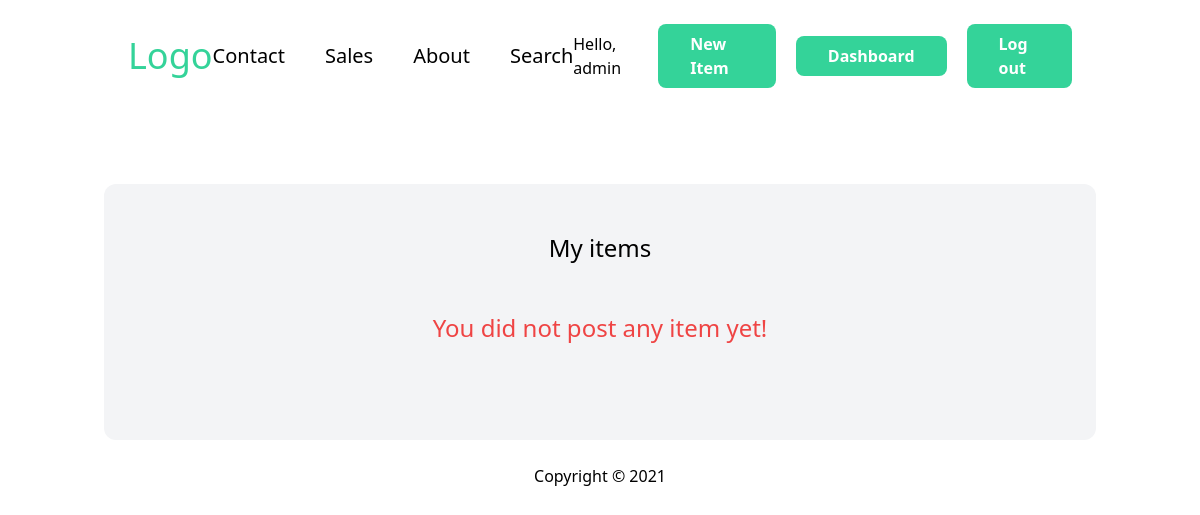
Page /dashboard/ (signed in) on the earlier database version.
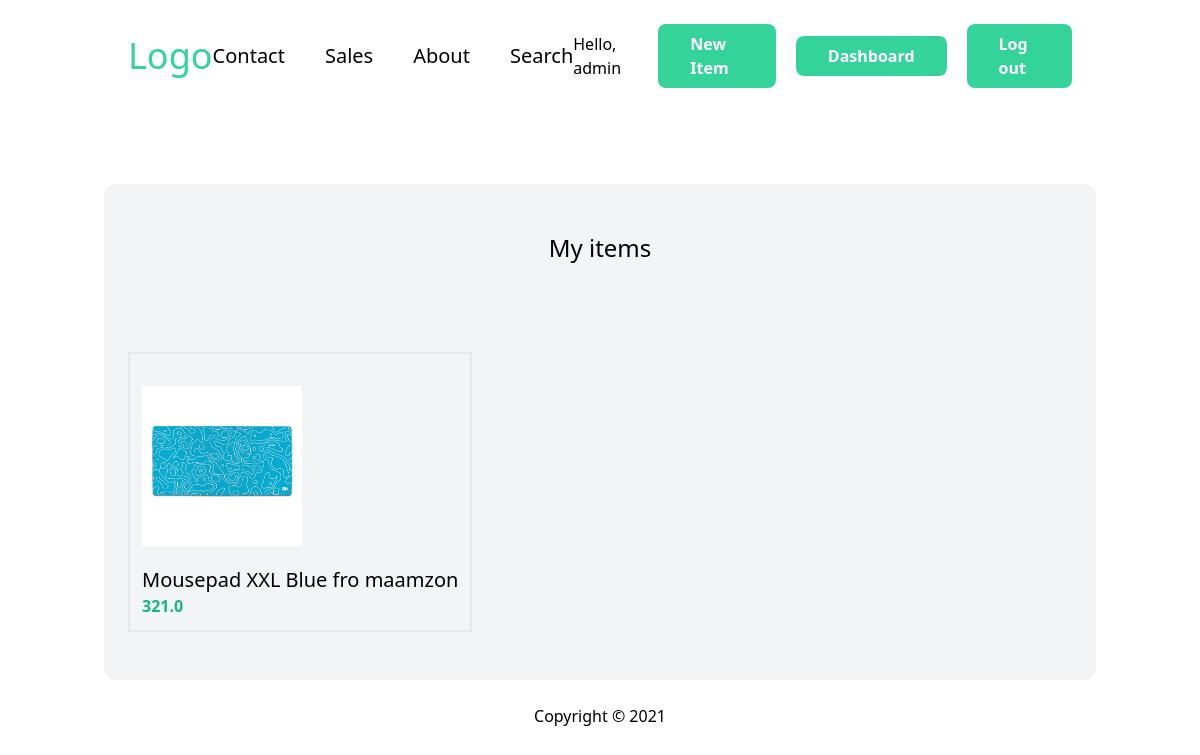
Same page on the later database version.
### item/models.py (models this page shows, shortened)
class Item(models.Model):
    category = models.ForeignKey(Category, on_delete=models.CASCADE)
    name = models.CharField(max_length=100)
    description = models.TextField()
    price = models.FloatField()
    is_sold = models.BooleanField(default=False)
    image = models.ImageField(upload_to='item_images')
    created_by = models.ForeignKey(User,related_name = "items",on_delete=models.CASCADE)
    created_at = models.DateTimeField(auto_now_add=True)
    class Meta:
        verbose_name_plural = "Items"

### dashboard/views.py (the view)
# urls.py: path('', views.index, name="index"),
@login_required
def index(request):
    items = Item.objects.filter(created_by=request.user)
    return render(request, 'dashboard/index.html', {'items': items})

### dashboard/templates/dashboard/index.html (shortened to what this page needs)
{% extends "core/base.html" %}
{% block content %}
<div class="mt-6 px-6 py-12 bg-gray-100 rounded-xl">
    <p class="mb-12 text-2xl text-center">My items</p>
    {% if items %}
    <div class="flex items-center gap-10">
        <div class="w-full flex items-center gap-10 flex-wrap mt-10">
            {% for item in items %}
            <a href="{% url 'item:detail' item.id  %}" class="h-full p-3 border-gray border-2">
                <img src="{{ item.image.url }}" class="w-40 object-contain h-[200px]" alt="{{ item.name }} image">
                <h2 class="text-xl">{{ item.name }} </h2>
                <p class="text-emerald-500 font-bold">{{ item.price }} </p>
            </a>
            {% endfor %}
        </div>
        {% else %}
        <p class="mb-12 text-2xl text-center text-red-500">You did not post any item yet!</p>
        {% endif %}
    </div>
</div>
{% endblock content %}

Differences in the rows shown:
added Item: image (picture), name "Mousepad XXL Blue fro maamzon", price "321.0"
Other differences:
text no longer shown: "You did not post any item yet!"
